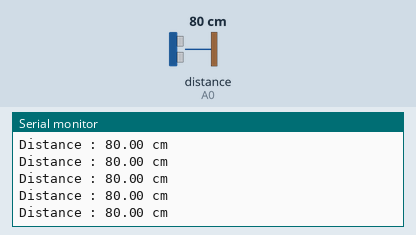
A sketch run on a simulated Arduino Uno, built with avr-gcc and run on an emulated ATmega328P. On the bench: the last lines printed to the serial monitor. Wiring (inferred from the names in the program): ultrasonic range finder: trigger A1; echo A0. The inputs (shaded band) are chosen by the test bench; at power-on: distance to the obstacle (sensor on A0) 80 cm. The echo pulse lasts 58.3 µs per cm.

Above: at 1.2 s.
1.3 s: distance to the obstacle (sensor on A0) set to 250 cm
At 1.39 s:
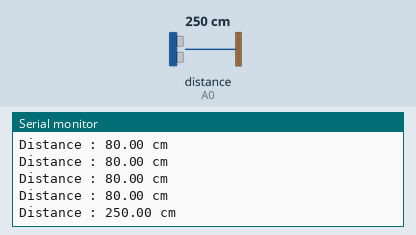
4.3 s: distance to the obstacle (sensor on A0) set to 2 cm
At 4.39 s:
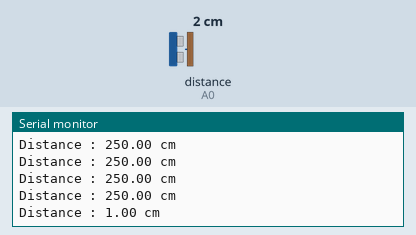
5.8 s: distance to the obstacle (sensor on A0) set to 35 cm
At 5.8 s:
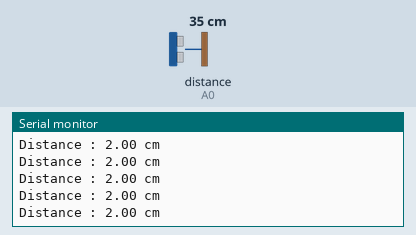
8.8 s: distance to the obstacle (sensor on A0) set to 250 cm
At 8.9 s:
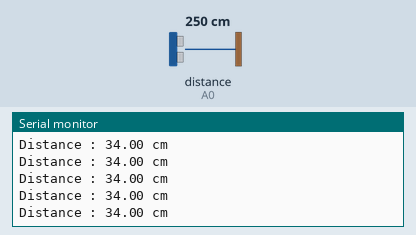
Timing chart, 0 to 11.8 s (numbered marks = the images above; inputs shaded):
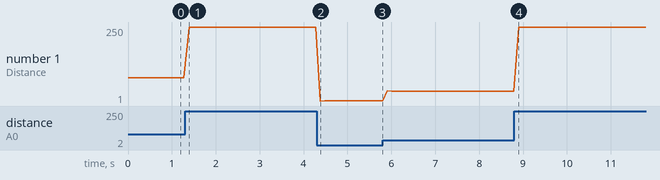

Measured:
- after the input at 1.3 s, the serial monitor: prints a new line after 0.09 s (image 1)
- after the input at 4.3 s, the serial monitor: prints a new line after 0.08 s (image 2)
- plotted number 1: 80 → 250 after the input at 1.3 s, 250 → 2 after the input at 4.3 s, 2 → 34 after the input at 5.8 s, 34 → 250 after the input at 8.8 s

The sketch:

sketch_apr2b.ino
```cpp
#include "nbcrustacier.h"
#include <Arduino.h>

#define ECHOPIN A0 // Pin to receive echo pulse
#define TRIGPIN A1 // Pin to send trigger pulse
CCrustacier capteur;

void setup() {
  // put your setup code here, to run once:
Serial.begin(9600);
/*pinMode(ECHOPIN, INPUT); // recoie en entrer
pinMode(TRIGPIN, OUTPUT); // envoie de l'impulsion en sortie*/
capteur = CCrustacier(TRIGPIN, ECHOPIN);
}

void loop() {
/*  // put your main code here, to run repeatedly:
digitalWrite(TRIGPIN, LOW); // Set the trigger pin to low for 2uS
delayMicroseconds(2);
digitalWrite(TRIGPIN, HIGH); // Send a 10uS high to trigger ranging
delayMicroseconds(10);
digitalWrite(TRIGPIN, LOW); // Send pin low again
int distance = pulseIn(ECHOPIN, HIGH,26000); // Read in times pulse
distance= distance/5800; // convertion en metres
Serial.print(distance);
Serial.println(" m");
delay(50);// Wait 50mS before next ranging*/


  float distance = capteur.getEcho( distance);
  Serial.print("Distance : ");
  Serial.print(distance);
  Serial.println(" cm");
  delay(100);


}
```

nbcrustacier.cpp
```cpp
#include "nbcrustacier.h"
#include <Arduino.h>
//constructeur
CCrustacier::CCrustacier()
{
 trig=0;
 echo=0;
 val=0;
}
//enregistrement
CCrustacier::CCrustacier(int t, int e)
{
 trig=t;
 echo=e;
 val=0;
  pinMode(trig, OUTPUT);
  pinMode(echo, INPUT);

}
//destructeur
CCrustacier::~CCrustacier()
{

}
// presence de temps crustacer
float CCrustacier::getEcho(long distance)
{
 /* if (distance)
  {
    val++;
  }
  else
  {
    return val;
  }*/

// Envoi d'une impulsion TRIG de 10 µs
    digitalWrite(trig, LOW);
    delayMicroseconds(2);
    digitalWrite(trig, HIGH);
    delayMicroseconds(10);
    digitalWrite(trig, LOW);

 // Lecture de l'impulsion ECHO en microsecondes
long duration = pulseIn(echo, HIGH, 30000);    // Timeout ajusté (30ms = ~5m)
if (duration == 0) {
    return -1;
}
else
{
 distance = duration / 58.0; // conversion en cm
return distance;
}


}
```

nbcrustacier.h
```cpp
#include <Arduino.h>
class CCrustacier
{
 private:
  float trig; // pin trig
  float echo; // pin echo
  int val; // comptage de passage
 public:
  CCrustacier();
  CCrustacier(int t, int e);
  ~CCrustacier();
  float getEcho(long distance); // methode de lecture capteur
};
```
